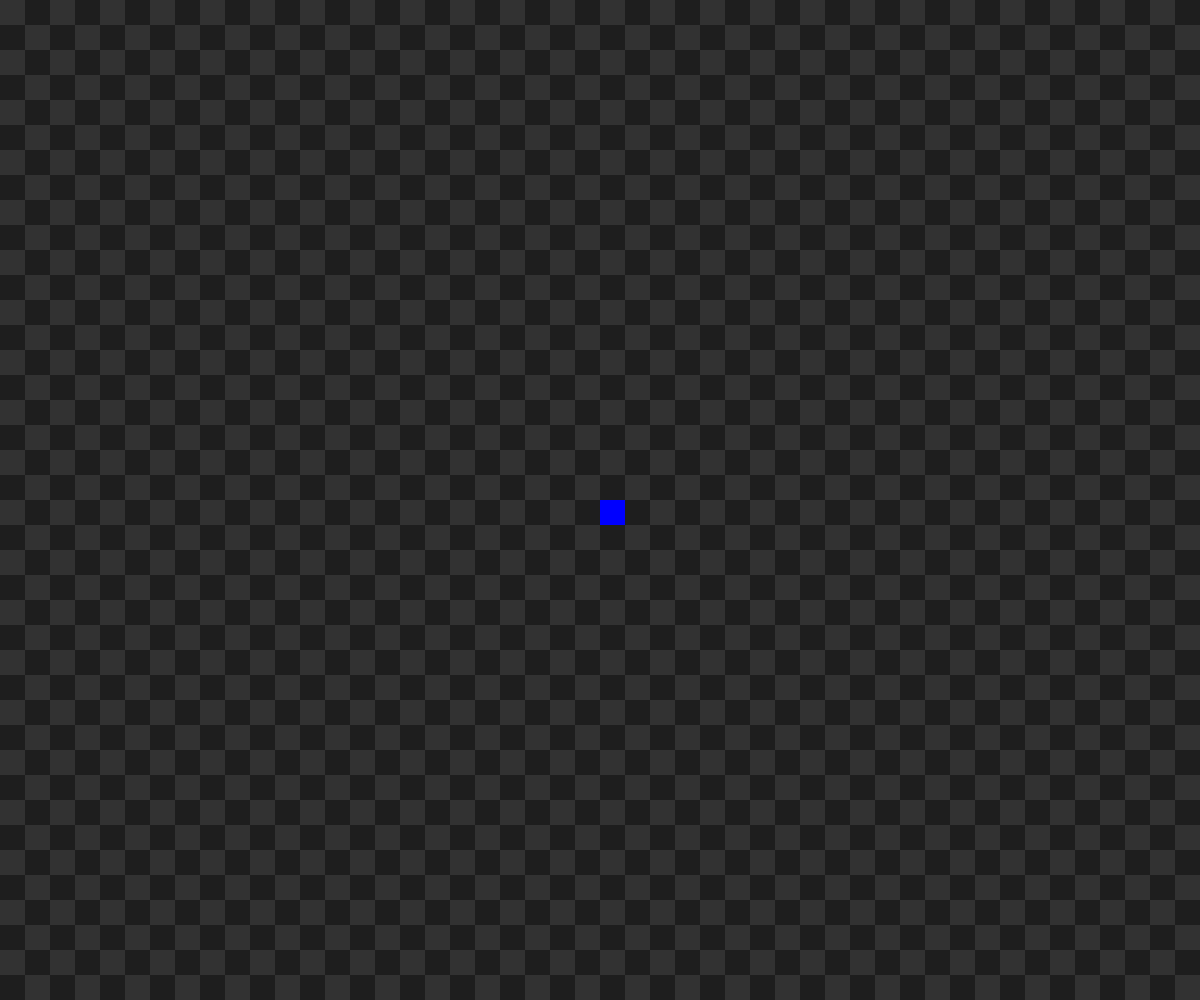
Frame 1 (no input)
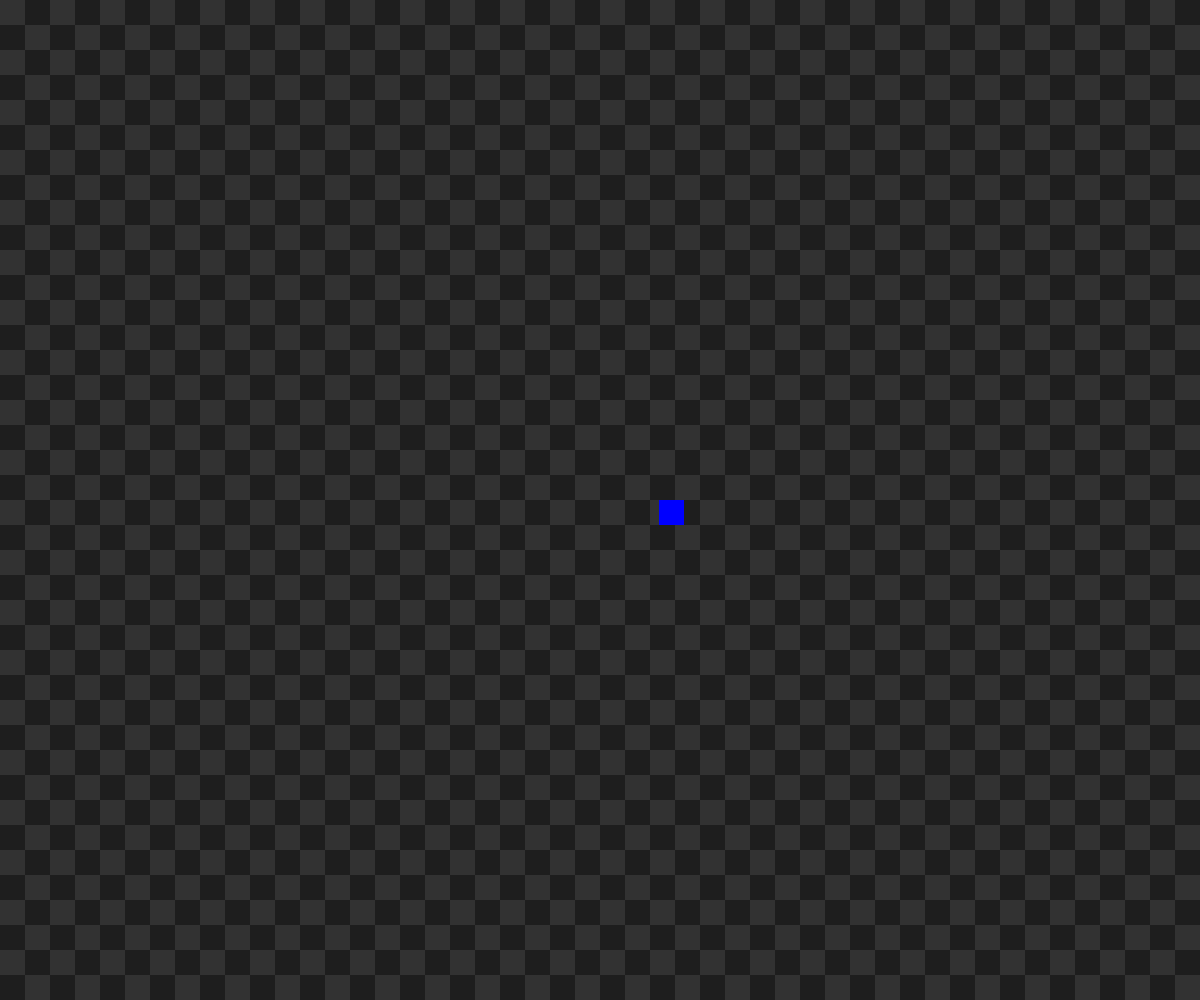
Frame 60 (no input)
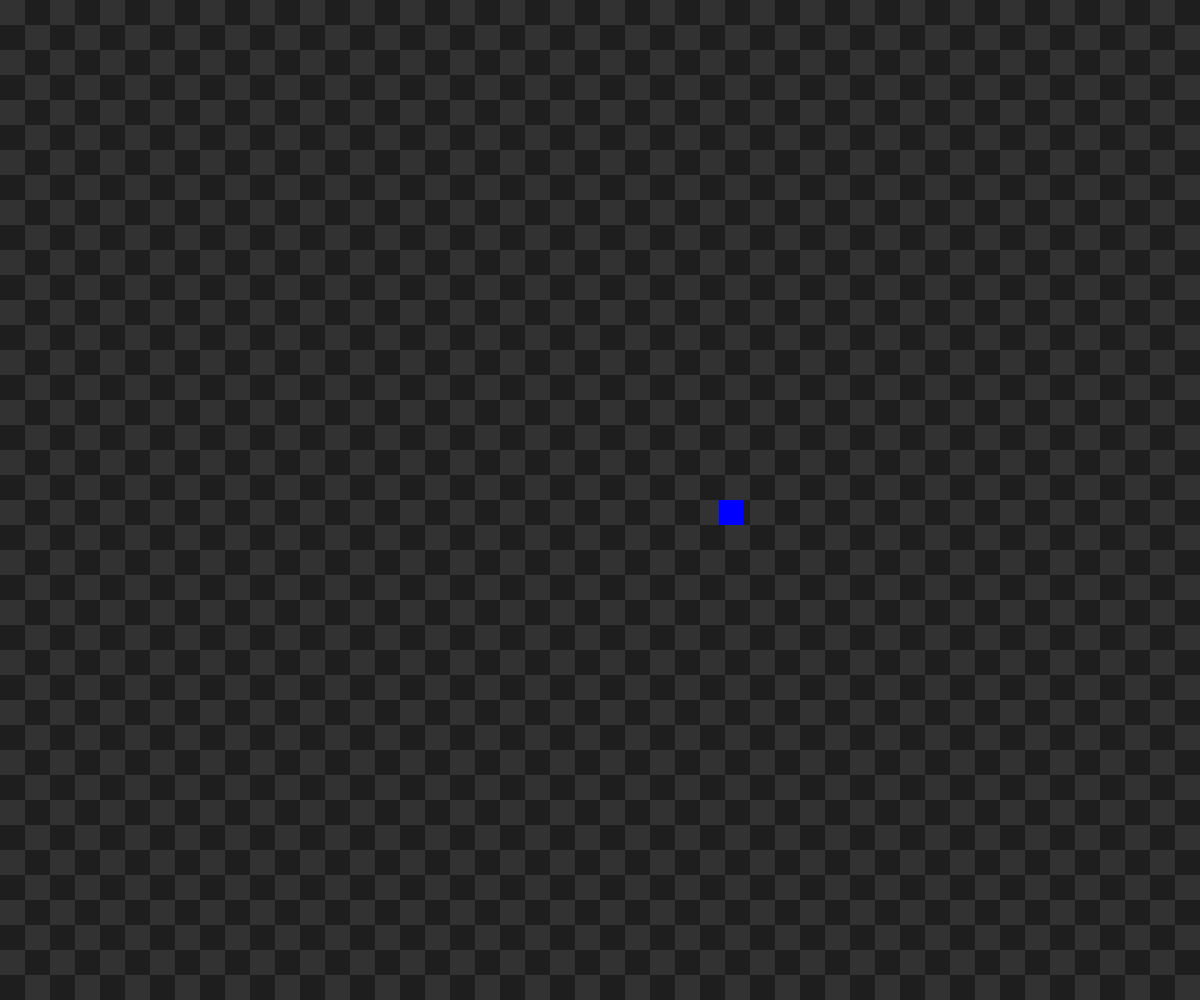
Frame 120 (the mouse pressed at the canvas centre since frame 60)

The p5.js sketch that drew these frames (run headless with seeded random() and noise() and a simulated clock; from frame 60 on, the mouse is pressed at the canvas centre):

// p5.js sketch
// ── sketch.js
let P = 25,
  speedX = 1,
  speedY = 0,
  headX,
  headY;
function setup() {
  createCanvas(
    round((windowWidth - 12.5) / 25) * 25,
    round((windowHeight - 12.5) / 25) * 25
  );
  noStroke();
  ellipseMode(CENTER);
  headX = round((windowWidth / 2 - 12.5) / 25) * 25;
  headY = round((windowHeight / 2 - 12.5) / 25) * 25;
}

function drawBackground() {
  background(10);
  for (let j = 0; j * P < height; j++) {
    for (let i = 0; i * P < width; i++) {
      if (i % 2 == 0) {
        if (j % 2 == 0) {
          fill(50);
        } else {
          fill(30);
        }
      } else {
        if (j % 2 == 1) {
          fill(50);
        } else {
          fill(30);
        }
      }
      rect(i * P, j * P, P, P);
    }
  }
}

function draw() {
  drawBackground();
  fill("Blue");
  rect(headX, headY, 25);
  headX += speedX;
  headY += speedY;
}

function keyPressed() {
  if (keyCode == LEFT_ARROW) {
    speedX = -1;
    speedY = 0;
    print(headY);
    headY = round(headY / 25) * 25;
    print(headY);
  } else if (keyCode == RIGHT_ARROW) {
    speedX = 1;
    speedY = 0;
    headY = round(headY / 25) * 25;
  } else if (keyCode == UP_ARROW) {
    speedY = -1;
    speedX = 0;
    headX = round(headX / 25) * 25;
  } else if (keyCode == DOWN_ARROW) {
    speedY = 1;
    speedX = 0;
    headX = round(headX / 25) * 25;
  }
}
